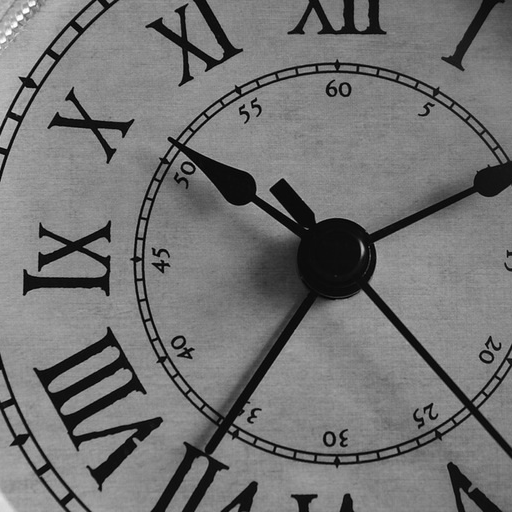
%> input picture support/Operator/Norm/STV/data/clock2.tif, 512 x 512 px
$ octave stv_relaxed_spectrum_extrapolation.m   (GNU Octave 9; MATLAB toolbox functions it lacks are replaced by stand-ins)
%> lines starting %> are read from the running program, lines starting %| are printed output that depends on the picture; in (x1, y1, x2, y2) boxes, pixels count from 0 and x2, y2 are one past the last pixel; in counts of white or black regions, pixels touching at a corner belong together; the program's own positions count from 1
### support/Operator/Norm/STV/src/other/imshow2.m
function imshow2(u)
% IMSHOW2 (display image into a Matlab Figure) with tight borders AND without
% any interpolation (one pixel of the screen = one pixel of the image),
% which is unfortunately not the case of imshow.

    % [5 lines left out: function callback_keyboard_pressed, not called in this run]

    gr = groot();
    u = double(u);
    [ny,nx] = size(u);
    image(u,'CDataMapping','scaled','XData',0:nx-1,'YData',0:ny-1);
    axis 'image';
    fg = gcf();
    set(fg,'Colormap',gray(256),'KeyPressFcn',@callback_keyboard_pressed);
    set(gca(),'XLim',[0,nx-1],'YLim',[0,ny-1],'Visible','off','Units','pixels','ActivePositionProperty','position','Position',[1,1,nx,ny]);
    fg.Position(1:2) = [min(100,gr.ScreenSize(3)-nx),min(gr.ScreenSize(4)-ny-100,gr.ScreenSize(4)-ny)];
    fg.Visible = 'on';
    pause(1e-6);
    fg.Position(3:4) = [nx,ny];

end

### support/Operator/Norm/STV/src/other/rectangularmask.m
function mask = rectangularmask(nx,ny,nx0,ny0)
%
% Usage: out = rectangularmask(nx,ny,nx0,ny0)
%
% + nx, ny = dimensions of the output
% + nx0, ny0 = dimensions of the rectangular support
%
% Compute a rectangular binary mask in the Fourier domain.
%

mask = zeros(ny0,nx0);
omega_x = 1+mod(nx + ifftshift((0:nx0-1)-floor(nx0/2)), nx);
omega_y = 1+mod(ny + ifftshift((0:ny0-1)-floor(ny0/2)), ny);
mask(omega_y,omega_x) = 1;

end

### support/Operator/Norm/STV/src/shannon-tv/solver_stv_relax.m
function [u,E] = solver_stv_relax(u0,n,lambda,A,adj_A,L_A,niter,varargin)
%
%       Solver for inverse problems with quadratic data-fidelity
%              and Shannon total variation regularity
%
% Authors: Rémy Abergel & Lionel Moisan.
%
% This program is freely available on the web page
%
% http://www.math-info.univ-paris5.fr/~rabergel/
%
% We hope that you will find it useful. If you use it for a publication,
% please mention this web page and the paper [1]. If you modify this
% program, please indicate in the code that you did so and  leave this
% message. You can also report bugs or suggestions to Remy.Abergel [AT]
% gmail.com and Lionel.Moisan [AT] parisdescartes.fr
%
% [1] R. Abergel and L. Moisan, ``The Shannon Total Variation'', Preprint MAP5,
% 2016.
%
%
% compute a minimizer of
%
%                 E(u) := ||A(u)-u0||^2 + lambda*STVn(u)
%
% using the Chambolle-Pock Algorithm.
%
%
% Input description:
% ------------------
%
% + u0 : input image
% + n : oversampling factor (use STVn regularizer)
% + lambda : regularity parameter (STVn weight)
% + A (Matlab function or macro with prototype v = A(u)) : linear operator to be inverted
% + adj_A (Matlab function or macro with prototype u = adj_A(v)) : adjoint of A
% + L_A : an upper bound for |||A||| (the the induced l2 norm of the operator A)
% + niter : number of iterations for the Chambolle-Pock Algorithm
% + init (default = zeros(size(u))): initialize algorithm with u = init
% + gain (default = 1): multiply default stepsize parameters (tau and sigma) by gain and 1/gain respectively
% + verbose (boolean, default = false): display energy at each iteration
% + video (boolean, default = false): imshow 'displayFcn(u)' at each iteration
% + displayFcn (Matlab function or macro, default = @(u)u): display function for the video mode.
%
% Output description:
% -------------------
%
% + u : restored image
% + E : energy (E(k) = energy computed at iteration k)
%
%
% Versions:
% ---------
%
%   + (2017/01/13) v 1.0 : initial version (Rémy Abergel)
%

%% Usage displayer
if(nargin < 7)
    fprintf('\nUsage: [u,E] = solver_stv_relax(u0,n,lambda,A,adj_A,L_A,niter[,''init'',value,''gain'',value,''verbose'',value,''video'',value,''displayFcn'',value])\n\n');
    fprintf('  + u0 : input image\n');
    fprintf('  + n : oversampling factor (use STVn regularizer)\n');
    fprintf('  + lambda : regularity parameter (STVn weight)\n');
    fprintf('  + A (Matlab function or macro with prototype v = A(u)) : linear operator to be inverted\n');
    fprintf('  + adj_A (Matlab function or macro with prototype u = adj_A(v)) : adjoint of A\n');
    fprintf('  + L_A : upper bound for the induced l2 norm of A\n');
    fprintf('  + niter : number of iterations for the Chambolle-Pock Algorithm\n');
    fprintf('  + init (optional, default = zeros(size(adj_A(u0)))): initialize algorithm with u = init\n');
    fprintf('  + gain (optional, default = 1) : multiply default stepsize parameters (tau and sigma) by gain and 1/gain respectively\n');
    fprintf('  + verbose (optional, default = false) : display energy at each iteration\n');
    fprintf('  + video (optional, default = false) : imshow ''displayFcn(u)'' at each iteration\n');
    fprintf('  + displayFcn : (optional, default = @(u)u) : display function for the video mode.\n\n');
    fprintf('  + u : ouptut image\n');
    fprintf('  + E : computed energy (E(u)) at each iteration.\n\n');
    fprintf('Description: minimize E(u) := ||A(u)-u0||_2^2 + lambda*STVn(u) using the Chambolle-Pock Algorithm.\n\n');
    fprintf('Reference: R. Abergel and L. Moisan, ``The Shannon Total Variation'''', Journal of Mathematical Imaging and Vision, 2017.\n\n');
    error('Incorrect number of input arguments.');
end

%% Input parser
p = inputParser;
p.addRequired('u0',@(u0) (~isempty(u0)) && isreal(u0));
p.addRequired('n',@(n) double(n)==floor(n) && n>0);
p.addRequired('lambda',@(lambda) lambda>0);
p.addRequired('A',@(A)isa(A,'function_handle'));
p.addRequired('adj_A',@(adj_A)isa(adj_A,'function_handle'));
p.addRequired('L_A',@(L_A) L_A>0);
p.addRequired('niter',@(niter) niter>=0);
p.addParameter('init',zeros(size(adj_A(u0))),@(init) prod(size(init)==size(adj_A(u0))) && isreal(init));
p.addParameter('gain',1,@(gain) gain > 0);
p.addParameter('verbose',false,@(verbose) islogical(verbose));
p.addParameter('video',false,@(video) islogical(video));
p.addParameter('displayFcn',@(u)u,@(A)isa(A,'function_handle'));
parse(p,u0,n,lambda,A,adj_A,L_A,niter,varargin{:});
init = p.Results.init;
verbose = p.Results.verbose;
gain = p.Results.gain;
video = p.Results.video;
displayFcn = p.Results.displayFcn;

%% Initialization

% deal with video mode
if(video)
    fig_hdl = figure('Name',sprintf('iteration 0.'));
    imshow2(displayFcn(init));
    im_hdl = fig_hdl.Children.Children;
end

% primal & dual variables initialization
[ny0,nx0] = size(u0); % size of omega := domain of u0 = domain of A(u)
[ny,nx] = size(init); % size of Omega := domain of u = domain of adj_A(u0)
Nx = n*nx; Ny = n*ny; % size of Omega_n := domain of the dual variable (px,py)
u = init; ubar = u; % primal variables
px = zeros(Ny,Nx); py = zeros(Ny,Nx);  % p = (px,py) : first dual variable
q = zeros(ny0,nx0); % second dual variable
needE = verbose || (nargout == 2);
if(needE); E = zeros(niter,1); else E = []; end

% set primal & dual steps for Chambolle-Pock Algorithm
L = sqrt(2*(pi*lambda/n)^2+L_A^2);
coef = gain * (norm(u0(:),2)/sqrt(nx0*ny0))/128;
tau = coef * 0.99/L;
sigma = (1/coef) * 0.99/L;
lambda_n = lambda/(n^2);

%% Main loop (Chambolle-Pock Algorithm)
for k = 1:niter

    % compute (gx,gy) = discrete gradient of ubar
    [gx,gy] = sgrad(ubar,n);

    % update (px,py) from ubar
    px = px + sigma*lambda_n * gx;
    py = py + sigma*lambda_n * gy;
    nrm = px.^2 + py.^2;
    id = find(nrm > 1);
    nrm = sqrt(nrm(id));
    px(id) = px(id)./nrm;
    py(id) = py(id)./nrm;

    % update q from ubar
    q = (2*q + 2*sigma*(A(ubar)-u0))/(2+sigma);

    % update u and ubar from (px,py) and q
    ubar = -u;
    u = u + tau*lambda_n*sdiv(px,py,n) - tau*adj_A(q);
    ubar = ubar + 2*u;

    % deal with verbose mode
    if(needE)
        [gy,gx] = sgrad(u,n);
        E(k) = sum(sum((A(u)-u0).^2)) + lambda_n*sum(sum(sqrt(gx.^2+gy.^2)));
        if(verbose); fprintf('  + iteration %d : E = %.16g\n',k,E(k)); end
    end

    % deal with video mode
    if(video && isvalid(fig_hdl))
        if(needE)
            fig_hdl.Name = sprintf('iteration %d: E = %.10g',k,E(k));
        else
            fig_hdl.Name = sprintf('iteration %d.',k);
        end
        im_hdl.CData = displayFcn(u);
        drawnow;
    end

    % deal with stop event (video mode only)
    if (video && ~isvalid(fig_hdl))
        if(needE); E = E(1:k); end
        break; % leave for loop & return
    end

end

end

### support/Operator/Norm/STV/examples/shannon-tv/stv_relaxed_spectrum_extrapolation.m
%%     Shannon Total Variation based relaxed spectrum extrapolation
%
% This example illustrates how the generic 'solver_stv_relax.m' function
% can be used to perform relaxed spectrum extrapolation.
%
% Given an input image u0, compute a minimizer of the energy
%
%           E(u) := ||A(u)-u0||^2 +lambda*STVn(u)
%
% where A denotes a frequency masking operator of the type
%
% A(u) = ifft2(fft2(u).*mask),
%
% mask being a symmetric binary mask given in the Fourier domain.
%
% This script makes use of data (reference images) stored into the 'data'
% folder of this program, the following relative path must be adapted
% accordingly.
%
relative_path_to_data = './data/';

%% Relaxed spectrum extrapolation

% load & display a reference image and its spectrum amplitude (in log scale)
ref = double(imread([relative_path_to_data,'clock2.tif'])); ref = ref(288:end,1:225); % reference image
%> after `ref = ref(288:end,1:225)`:
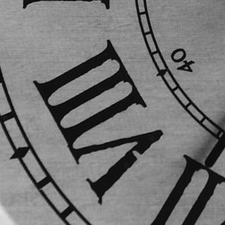
%> ref: size 225x225 double; min 3, max 224, mean 118.1
figure('Name','reference image'); imshow2(ref);
figure('Name','reference spectrum (log scale)'); imshow2(log(1+abs(fftshift(fft2(ref)))));
%> in imshow2 (call 2), `u = double(u);`:
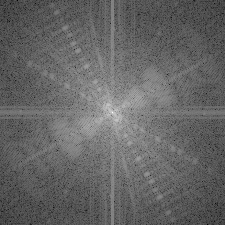
%> u: size 225x225 double; min 1.63, max 15.6, mean 7.19; drawn with min black and max white

% compute & display a rectangular frequency mask (or a radon frequency mask)
[ny,nx] = size(ref);
%> ny = 225; nx = 225
mask = rectangularmask(nx,ny,round(nx/3),round(ny/3)); % rectangular mask
%> in rectangularmask, `mask(omega_y,omega_x) = 1;`:
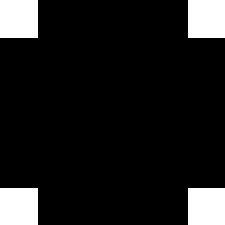
%> mask: size 225x225 double; values 0 (black) and 1 (white), 11.1% white; 4 white regions, box (x1, y1, x2, y2) and area: (0, 0, 38, 38) 1444, (188, 0, 225, 38) 1406, (0, 188, 38, 225) 1406, (188, 188, 225, 225) 1369
% mask = radonmask(nx,ny,64); % radon mask with 64 rays
figure('Name','frequency mask'); imshow2(fftshift(mask));

% define operator A, its adjoint adj_A, and an upper bound L_A for |||A|||
A = @(u)real(ifft2(fft2(u).*mask));
adj_A = A; % A is self adjoint ...
L_A = 1; % ... with unitary l2 induced norm (as soon as mask is non identically zero)

% compute & display the input image u0
u0 = A(ref)+0*randn(size(ref));
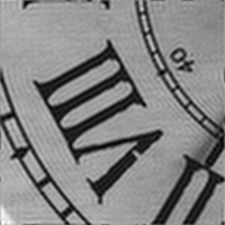
%> u0: size 225x225 double; min -12.13, max 238.1, mean 118.1; drawn with min black and max white
figure('Name','input image'); imshow2(u0);
figure('Name','input spectrum (log scale)'); imshow2(log(1+abs(fftshift(fft2(u0)))));
%> in imshow2 (call 5), `u = double(u);`:
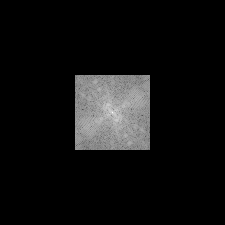
%> u: size 225x225 double; min 0, max 15.6, mean 1.03; drawn with min black and max white

% set parameters, run algorithm and display result
lambda = 0.4;
n = 2;
niter = 200;
gain = 10*mean(mask(:));
%> gain = 1.11
init = adj_A(u0);
verbose = true;
video = true;
[u,E] = solver_stv_relax(u0,n,lambda,A,adj_A,L_A,niter,'init',init,'gain',gain,'verbose',verbose,'video',video);
%> (the run ends here)
